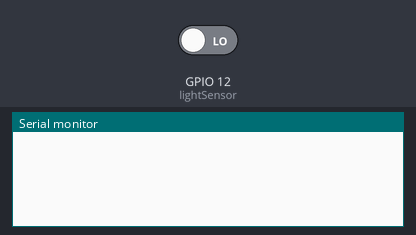
Recording of a sketch running on a simulated ESP8266 (NodeMCU). On the bench: the last lines printed to the serial monitor. Inputs (shaded band) come from the test bench; at power-on: GPIO 12 (lightSensor) LOW. WiFi joins after 1.5 s; servers stay silent unless stated; uploads are accepted with an empty reply. At 2.6 s the program puts the board to deep sleep or switches it off; the recording ends there.

Above: at 0.8 s.
0.9 s: GPIO 12 (lightSensor) driven HIGH
At 1.3 s:
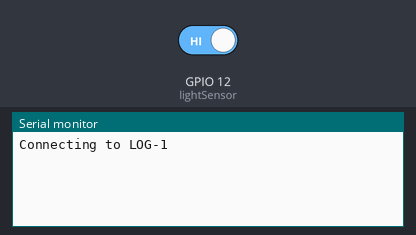
At 1.8 s:
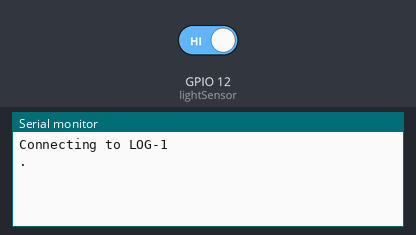

Measured:
- after the input at 0.9 s, the serial monitor: prints a new line at once (image 1)

The sketch:

Sensor_Light.ino
```cpp
#include <ESP8266WiFi.h>
#include <ESP8266HTTPClient.h>
#include <FS.h>
#include <LittleFS.h>

WiFiClient client;

const char* ssid = "LOG-1";
const char* passwd = "12345678";
const int lightSensor = 12;

void setup() {
  Serial.begin(74880);
  Serial.println("\n");
  WiFi.mode(WIFI_OFF);
  WiFi.forceSleepBegin();
  delay(1);

  pinMode(lightSensor, INPUT);

  //Execute non-Wifi code here
  if (digitalRead(lightSensor) == 1) {
    Serial.println("You too fast boy");
  }
  while (digitalRead(lightSensor) == 0) {
    delay(10);
  }
  int closes = millis();

  WiFi.forceSleepWake();
  delay(1);
  WiFi.persistent(false);
  Serial.printf("Connecting to %s\n", ssid);
  WiFi.mode(WIFI_STA);
  WiFi.begin(ssid, passwd);

  int timeout = 0;
  while (WiFi.status() != WL_CONNECTED) {
    timeout++;
    delay(500);
    Serial.print(".");
    if (timeout == 60) {
      Serial.println("Failed to connect to wifi!");
      GoSleep();
      return;
    }
  }
  Serial.println(" Connected");
  Serial.print("ESP IP: ");
  Serial.println(WiFi.localIP());

  HTTPClient http;
  http.begin(client, "http://192.168.5.1:8000/Lidata");
  http.addHeader("Content-Type", "application/x-www-form-urlencoded");

  String postData = "data=" + String(closes / 1000);
  Serial.println(postData);
  int httpResponseCode = http.POST(postData);
  Serial.println("Response: " + String(httpResponseCode));

  if (httpResponseCode != 200 && httpResponseCode != 419) {
    Serial.println("Retry...");
    Serial.println(postData);
    httpResponseCode = http.POST(postData);
    Serial.println("Response: " + String(httpResponseCode));
    if (httpResponseCode != 200 && httpResponseCode != 419) {
      Serial.println("Failed!");
    }
  }
  if (httpResponseCode == 419) {
    ESP.deepSleep(0, WAKE_RF_DISABLED);
  }
  http.end();

  WiFi.disconnect(true);
  delay(1);
  WiFi.mode(WIFI_OFF);
  WiFi.forceSleepBegin();
  delay(1);

  GoSleep();
}

void GoSleep() {
  ESP.deepSleep(0, WAKE_RF_DISABLED);
}

void loop() {
  GoSleep();
}
```
